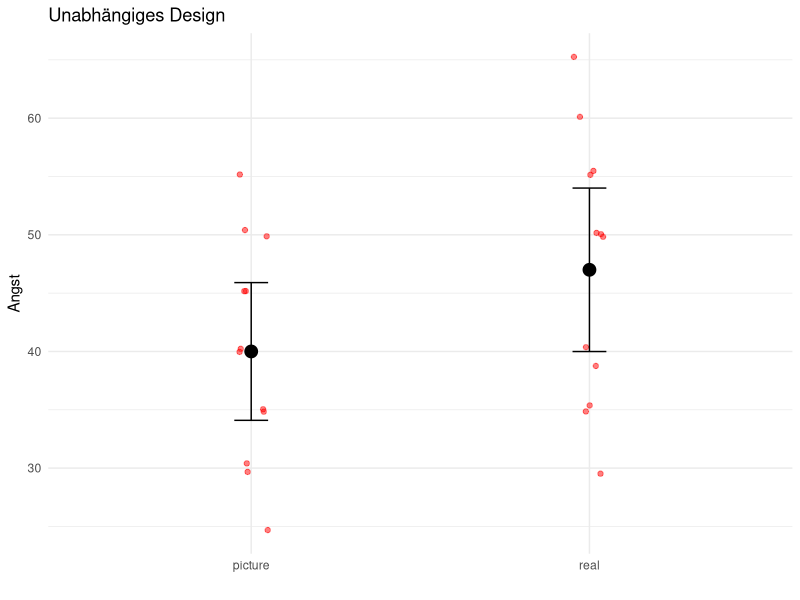
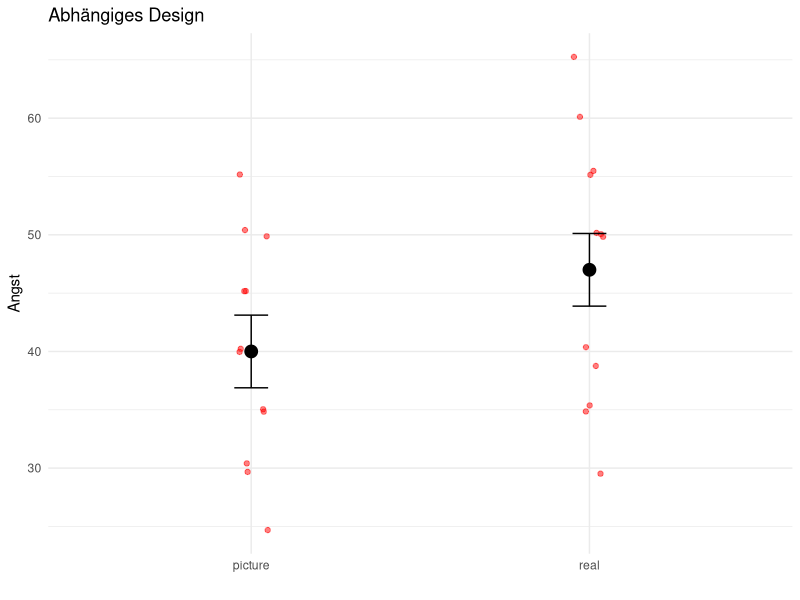
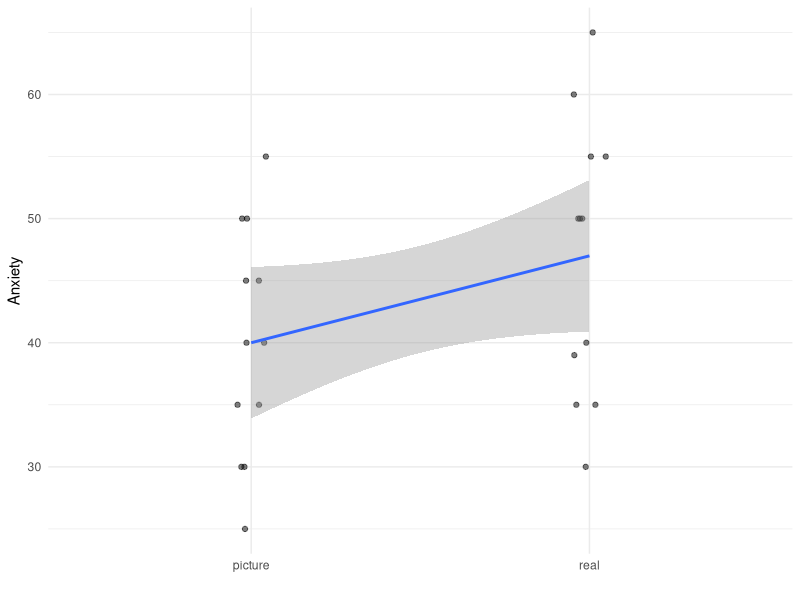

Source code (R) for these figures, in order:
## ---- chunk 1
#| message: false
library(readr)
(spider = read_tsv("spider.dat"))
## ---- chunk 2
by(spider$Anxiety, spider$Group, mean)
## ---- chunk 3
#| message: false
#| echo: false
library(dplyr)
spider_stats = spider %>%
    group_by(Group) %>%
    summarize(N=length(Anxiety),
              mean=mean(Anxiety),
              sd=sd(Anxiety),
              se=sd/sqrt(N),
              ci=se*qt(0.975, N-1))

library(ggplot2)
set.seed(1)
theme_set(theme_minimal())
ggplot(spider_stats, aes(Group, mean)) +
    geom_jitter(
        data=spider,
        mapping=aes(x=Group, y=Anxiety),
        alpha=0.5,
        height=0.5,
        width=0.05,
        color="red"
    ) +
    geom_point(size=4) +
    geom_errorbar(aes(ymin=mean-ci, ymax=mean+ci), width=0.1) +
    xlab("") +
    ylab("Angst") +
    ggtitle("Unabhängiges Design")
## ---- chunk 4
#| message: false
library(tidyr)
spider_w = pivot_wider(
    cbind(id=rep(1:12, 2), spider),
    names_from=Group,
    values_from=Anxiety
)
spider_w$id = NULL
spider_w
## ---- chunk 5
spider_w$mean = rowMeans(spider_w)
spider_w
## ---- chunk 6
spider_w$adj = mean(c(spider_w$picture, spider_w$real)) - spider_w$mean
spider_w
## ---- chunk 7
spider_w$picture_adj = spider_w$picture + spider_w$adj
spider_w$real_adj = spider_w$real + spider_w$adj
## ---- chunk 8
rowMeans(spider_w[, c("picture_adj", "real_adj")])
## ---- chunk 9
spider_w
## ---- chunk 10
spider_w_stats = data.frame(Group=c("picture", "real"),
                             N=c(length(spider_w$picture_adj), length(spider_w$real_adj)),
                             mean=c(mean(spider_w$picture_adj), mean(spider_w$real_adj)),
                             sd=c(sd(spider_w$picture_adj), sd(spider_w$real_adj)))
spider_w_stats = spider_w_stats %>%
    mutate(se=sd/sqrt(N), ci=qt(0.975, N-1)*se)
set.seed(1)
ggplot(spider_w_stats, aes(Group, mean)) +
    geom_jitter(
        data=spider,
        mapping=aes(x=Group, y=Anxiety),
        alpha=0.5,
        height=0.5,
        width=0.05,
        color="red"
    ) +
    geom_point(size=4) +
    geom_errorbar(aes(ymin=mean-ci, ymax=mean+ci), width=0.1) +
    xlab("") +
    ylab("Angst") +
    ggtitle("Abhängiges Design")
## ---- chunk 11
model = lm(Anxiety ~ Group, data=spider)
summary(model)
## ---- chunk 12
#| echo: false
library(ggplot2)
ggplot(spider, aes(Group, Anxiety)) +
    geom_jitter(width=0.05, height=0, alpha=0.5) +
    geom_smooth(method="lm", aes(group=1), formula="y~x") +
    xlab("")
## ---- chunk 13
mean(spider$Anxiety[spider$Group=="picture"])
## ---- chunk 14
mean(spider$Anxiety[spider$Group=="real"])
## ---- chunk 15
(model = t.test(Anxiety ~ Group, data=spider))
## ---- chunk 16
(model = t.test(spider_w$picture, spider_w$real))
## ---- chunk 17
t = model$statistic[[1]]
df = model$parameter[[1]]
r = sqrt(t^2 / (t^2 + df))
round(r, 3)
## ---- chunk 18
(model = t.test(spider_w$picture, spider_w$real, paired=TRUE))
## ---- chunk 19
t = model$statistic[[1]]
df = model$parameter[[1]]
r = sqrt(t^2 / (t^2 + df))
round(r, 3)
